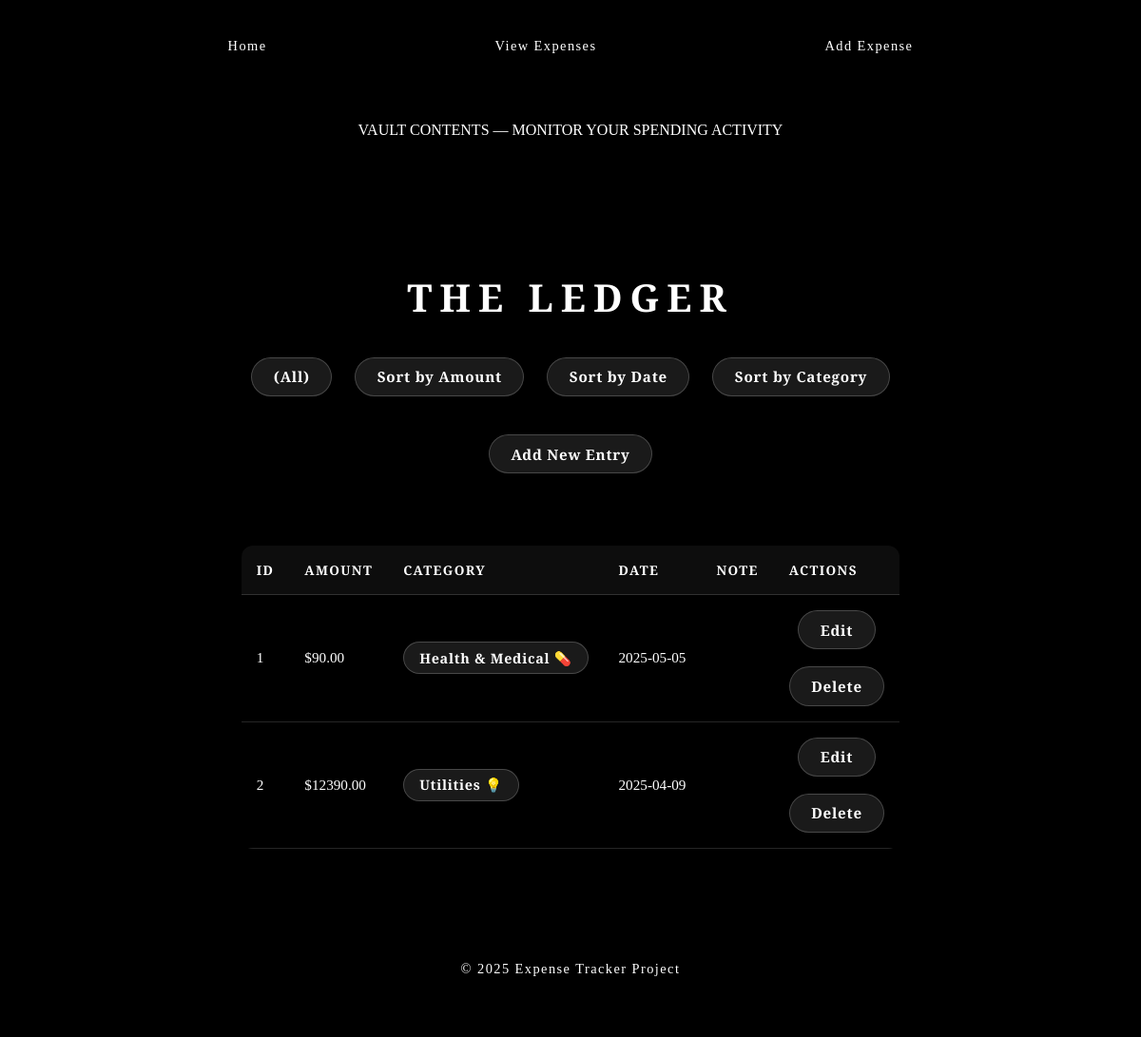
/expenses, run on the app's committed database.
### models/expense.py (models this page shows, shortened)
class Expense(db.Model):
    __tablename__ = "expenses"
    id = db.mapped_column(db.Integer, primary_key=True)
    amount = db.mapped_column(db.Float, nullable=False)
    category = db.mapped_column(db.String, nullable=False)
    date = db.mapped_column(DateTime, nullable=False)
    note = db.mapped_column(db.String)
    category_id = db.Column(db.Integer, db.ForeignKey("category.id"), nullable=False)
    category = db.relationship("Category", back_populates="expenses")

### models/category.py (models this page shows, shortened)
class Category(db.Model):
    __tablename__="category"
    id = db.Column(db.Integer, primary_key=True)
    name = db.Column(db.String(50), nullable=False, unique=True)
    expenses = db.relationship("Expense", back_populates="category")

### app.py (the view)
    @app.route("/expenses")
    def list_expenses():
        sort = request.args.get("sort")
        stmt = db.select(Expense)
        if sort =="id":
            stmt= stmt.order_by(Expense.id)
        elif sort == "amount":
            stmt = stmt.order_by(Expense.amount)
        elif sort == "date":
            stmt = stmt.order_by(Expense.date)
        elif sort == "category":
            stmt = (select(Expense).join(Expense.category).order_by(Category.name))
        expenses = db.session.execute(stmt).scalars().all()
        return render_template("expenses.html", expenses=expenses)

### templates/expenses.html (shortened to what this page needs)
{% extends "base.html" %}
{% block content %}
<div class="top-banner" id="banner-text">
  VAULT CONTENTS — MONITOR YOUR SPENDING ACTIVITY
</div>
<div class="back-video-wrapper">
  <video autoplay muted loop class="back-video">
    <source src="{{ url_for('static', filename='e.mp4') }}" type="video/mp4" />
  </video>
</div>
<div class="center">
  <h1 class="c">The Ledger</h1>
  <div class="button-group">
    <a href="{{ url_for('list_expenses') }}" class="filter-btn">(All)</a>
    <a href="{{ url_for('list_expenses', sort='amount') }}" class="filter-btn">Sort by Amount</a>
    <a href="{{ url_for('list_expenses', sort='date') }}" class="filter-btn">Sort by Date</a>
    <a href="{{ url_for('list_expenses', sort='category') }}" class="filter-btn">Sort by Category</a>
  </div>
  <div class="button-group">
    <a href="{{ url_for('add_expense') }}" class="filter-btn">Add New Entry</a>
  </div>
  {% if expenses %}
    <table>
      <thead>
        <tr>
          <th class="c">ID</th>
          <th class="c">Amount</th>
          <th class="c">Category</th>
          <th class="c">Date</th>
          <th class="c">Note</th>
          <th class="c">Actions</th>
        </tr>
      </thead>
      <tbody>
        {% for expense in expenses %}
        <tr>
          <td>{{ expense.id }}</td>
          <td>${{ '%.2f' | format(expense.amount) }}</td>
          <td>
            <a href="{{ url_for('expenses_by_category', category_id=expense.category.id) }}">
              {{ expense.category.name }}
            </a>
          </td>
          <td>{{ expense.date.strftime('%Y-%m-%d') }}</td>
          <td>{{ expense.note }}</td>
          <td>
            <div class="button">
              <a href="{{ url_for('edit_form', expense_id=expense.id) }}" class="btn">Edit</a>
              <br>
              <a href="{{ url_for('confirm_delete', expense_id=expense.id) }}" class="btn">Delete</a>
            </div>
          </td>
        </tr>
        {% endfor %}
      </tbody>
    </table>
  {% else %}
    <p>No expenses found.</p>
  {% endif %}
</div>
{% endblock %}

### static/style.css (style rules this page uses)
body { margin: 0; font-family: 'Segoe UI', Tahoma, Geneva, Verdana, sans-serif; background-color: #121212; color: #e0e0e0; display: flex; flex-direction: column; min-height: 100vh; }
h1, h2, h3 { color: white; margin-bottom: 1rem; }
.btn { background-color: #c085f6; color: #121212; padding: 0.5rem 1rem; border: none; font-size: 1rem; text-decoration: none; cursor: pointer; transition: background-color 0.3s ease; display: inline-block; }
.filter-btn { background-color: #333; color: #e0e0e0; padding: 0.5rem 1rem; text-decoration: none; font-size: 0.95rem; transition: background-color 0.3s ease; margin: 0.25rem; }
table { width: 100%; border-collapse: collapse; margin-top: 1rem; font-size: 0.95rem; }
th, td { padding: 0.75rem 1rem; text-align: left; border-bottom: 1px solid #444; }
th { background-color: #1f1f1f; color: white; font-weight: 600; }
td a { color: #c085f6; text-decoration: underline; }

### templates/expenses.html (style rules this page uses)
.back-video { position: fixed; top: 0; left: 0; z-index: -1; width: 100%; height: 100%; object-fit: cover; object-position: center; filter: blur(4px); transform: scale(1.05); }
body { margin: 0; padding: 4rem 1rem 2rem; background-color: black; color: white; font-family: 'Playfair Display', serif; text-align: center; }
h1 { letter-spacing: 0.2em; text-transform: uppercase; font-size: 2.5rem; margin-bottom: 2rem; }
.center { display: flex; flex-direction: column; align-items: center; justify-content: center; margin-top: 6rem; padding: 1rem; }
.button-group { display: flex; justify-content: center; flex-wrap: wrap; gap: 1rem; margin-bottom: 2rem; }
.filter-btn, .btn { padding: 0.6rem 1.4rem; background-color: rgba(255, 255, 255, 0.1); color: white; border: 1px solid rgba(255, 255, 255, 0.2); border-radius: 50px; text-decoration: none; font-weight: 600; font-size: 0.95rem; letter-spacing: 0.05em; transition: all 0.25s ease; box-shadow: 0 4px 6px rgba(0, 0, 0, 0.25); backdrop-filter: blur(6px); }
table { width: 100%; max-width: 900px; margin: 2.5rem auto; border-collapse: collapse; background-color: rgba(0, 0, 0, 0.3); border-radius: 12px; overflow: hidden; }
td a { padding: 0.4rem 1rem; background-color: rgba(255, 255, 255, 0.1); color: white; border: 1px solid rgba(255, 255, 255, 0.2); border-radius: 50px; text-decoration: none; font-weight: 600; font-size: 0.9rem; letter-spacing: 0.05em; transition: all 0.25s ease; box-shadow: 0 4px 6px rgba(0, 0, 0, 0.25); backdrop-filter: blur(6px); display: inline-block; }
th, td { padding: 1rem; border-bottom: 1px solid rgba(255, 255, 255, 0.15); }
th { text-transform: uppercase; font-size: 0.85rem; letter-spacing: 0.1em; background-color: rgba(255, 255, 255, 0.05); }
td { font-size: 0.95rem; }
.back-video-wrapper { position: fixed; top: 0; left: 0; width: 100%; height: 100%; overflow: hidden; z-index: -2; }
.button { display: flex; flex-direction: column; align-items: center; }
footer,.c { font-family: 'Playfair Display', serif; color:white; }

### data on the page
Expense: id "1", amount "90.00", category.name "Health & Medical 💊", date "2025-05-05"
Expense: id "2", amount "12390.00", category.name "Utilities 💡", date "2025-04-09"
